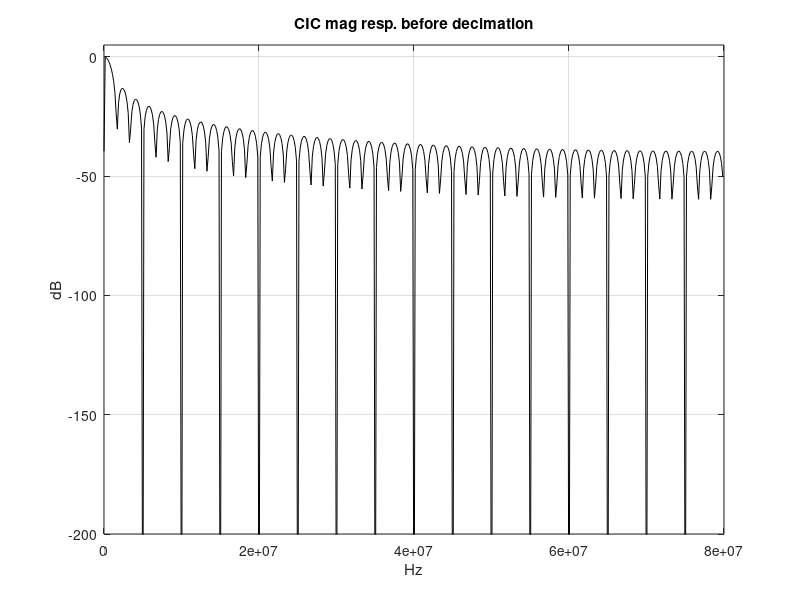

Source code (MATLAB): (Note: this script raises an error after producing the figure.)
close all
clear
clc

% 补偿滤波器阶数，阶数加一等于滤波器系数个数
FIR_Order = 50; 
% 谱线数
Num_Freq_Points = 512; %  256 or 1024
% Set minimum mag. level (in dB) in spectral mag. plots
Threshold = -200; % Minimum dB plot level
%%%%%%%%%%%%%%%%%%%%%%%%%%%%%%%%%%%%%%%%%%%%%
% Define parameters of your desired CIC filter
%%%%%%%%%%%%%%%%%%%%%%%%%%%%%%%%%%%%%%%%%%%%%%
M = 1; % Number of cascaded CIC stages.
R = 4000; % Decimation sample rate-change factor.
N = 1; % Differential delay after sample rate change.
Fs = 160e6; % CIC input sample rate before decimation (Hz).
Fp = 7.5e3; % Final cascaded-filters' passband cutoff freq
Fstop = 15e3;
% (-6 dB mag. point) after decimation (Hz).
disp(' ')
disp(['CIC filter order = ', num2str(M), ' stages'])
disp(['CIC filter input sample rate = ', num2str(Fs), ' Hz'])
disp(['CIC decimation factor R = ', num2str(R)])
disp(['CIC filter output sample rate = ', num2str(Fs/R), ' Hz'])
disp(['Final cascaded-filter -6 dB passband width = ', num2str(Fp), 'Hz'])
disp(['FIR filter number of taps = ', num2str(FIR_Order+1), ' taps'])
% Just for fun, estimate number of taps for a traditional
% tapped-delay line (non-CIC) "Parks-McClellan-designed"
% lowpass FIR filter.
[Taps, W, beta, ftype] = firpmord([Fp, Fstop], [1,0], [0.01, 0.0001], Fs);
disp(['[Equivalent tapped-delay line FIR lowpass filter' ...
    ' requires approximately ', num2str(Taps), ' taps]']), disp(' ')
% Check to see that passband width, Fp, is not too large
if Fp >= 0.5*Fs/R % Half the final output sample rate
    beep, pause(0.5), beep, disp(' ')
    disp('WARNING !'), disp('WARNING !')
    disp(['Fp = ',num2str(Fp),' Hz passband width is too large!'])
    disp(['Fp must be less than one half the final Fs/R = ',...
        num2str(Fs/R) ,' Hz sample rate!'])
    %  Richard Lyons – March, 2020 Page 15
    return % Stop all processing
end

%%%%%%%%%%%%%%%%%%%%%%%%%%%%%%%%%%%%%%%%%%%%%%%%%%%%
%Plot target CIC filter positive-freq. mag. response
%%%%%%%%%%%%%%%%%%%%%%%%%%%%%%%%%%%%%%%%%%%%%%%%%%%%%
% Define frequency vector (Freq) in the range of 0 -to- 0.5
Freq = 0:1/(2*Num_Freq_Points):0.5 -1/(2*Num_Freq_Points);
% CIC filter frequency response equation
Spec_CIC = (sin(pi*Freq*R*N)./sin(pi*Freq)).^M;

Spec_CIC(1) = 1; % Set correct DC (zero Hz) gain
Spec_Mag_CIC = abs(Spec_CIC); %Magnitude
Spec_Mag_CIC = Spec_Mag_CIC/max(Spec_Mag_CIC); % Set max mag. to one
Spec_Mag_dB_CIC = 20*log10(Spec_Mag_CIC); % Decibels
figure(1), clf
Freq_Plot_Axis_1 = (0:Num_Freq_Points-1)*Fs/(2*Num_Freq_Points);
plot(Freq_Plot_Axis_1, Spec_Mag_dB_CIC, '-k')
axis([0, Fs/2, Threshold, 5])
xlabel('Hz'), ylabel('dB'),
title('CIC mag resp. before decimation'), grid on, zoom on
% Determine & plot CIC filter aliasing after decimation
Mainlobe_Indices = 1:round(2*Num_Freq_Points/(R));
Mainlobe = Spec_Mag_dB_CIC(Mainlobe_Indices);
Mainlobe_Flipped = fliplr(Mainlobe);
% Find "aliased-mainlobe < mainlobe" freq indices
Indices = [1]; % Intialize
for Loop = 2:round(2*Num_Freq_Points/(R))
    if Mainlobe(Loop) >= Mainlobe_Flipped(Loop)
        Indices = [Indices, Loop];
    else, end
end
hold on
plot(Freq_Plot_Axis_1(Indices), Mainlobe_Flipped(Indices), '-r')
hold off
text(Fs/R, 0, 'Red shows the most significant')
text(Fs/R, -7, ' (but not the total) CIC filter')
text(Fs/R, -14, ' aliasing after decimation')
%%%%%%%%%%%%%%%%%%%%%%%%%%%%%%%%%%%%%%%%%%%%%
% End of CIC filter design
%%%%%%%%%%%%%%%%%%%%%%%%%%%%%%%%%%%%%%%%%%%%%%
%%%%%%%%%%%%%%%%%%%%%%%%%%%%%%%%%%%%%%%%%%%%%
% Design the FIR compensation filter
%%%%%%%%%%%%%%%%%%%%%%%%%%%%%%%%%%%%%%%%%%%%%%
Num_FIR_Design_Freq_Points = 4*FIR_Order;
FIR_Freq_Vector = linspace(0, 1, Num_FIR_Design_Freq_Points);
% Create freq vector for defining inverse CIC mag. response
% over the FIR compensation filter's 'Fp' passband.
CIC_Freq_vector = 0:round(Num_FIR_Design_Freq_Points*Fp/(Fs/(2*R)));
CIC_Freq_vector = (1/R)*CIC_Freq_vector/Num_FIR_Design_Freq_Points;
% Define an inverse CIC magnitude vector
Inverse_CIC = 1./((1/(R*N)^M)*(sin(pi*CIC_Freq_vector*R*N/2)...
    ./sin(pi*CIC_Freq_vector/2)).^M);
% Inverse_CIC = 1./((1/(R*N)^M)*(sin(pi*CIC_Freq_vector*R*N/2)...
%     ./sin(pi*CIC_Freq_vector/2)).^M);
%  Richard Lyons – March, 2020 Page 16
Inverse_CIC(1) = 1; % Eliminate the NaN first sample
Inverse_CIC(Num_FIR_Design_Freq_Points) = 0;
Freq_Plot_Axis_2 = (0:Num_FIR_Design_Freq_Points-1)*(Fs/(2*R))...
    /(Num_FIR_Design_Freq_Points);
figure(2), clf
plot(Freq_Plot_Axis_2, Inverse_CIC, '-bs', 'markersize', 2)
title('Desired FIR resp.= Blue, Actual FIR resp.= Red')
ylabel('Linear'), xlabel('Hz'), grid on, zoom on
% Compute FIR compensation filter coeffs
FIR_Coeffs = fir2(FIR_Order, FIR_Freq_Vector, ...
    Inverse_CIC, chebwin(FIR_Order+1, 50));
disp(['FIR coefficients = ', num2str(FIR_Coeffs)])
% Compute freq response of a unity-gain FIR Comp. filter
Num_Freq_Points = 512;
Spec_Comp_Filter = fft(FIR_Coeffs, 2*Num_Freq_Points);
Spec_Comp_Filter = Spec_Comp_Filter(1:Num_Freq_Points); % Pos. freqs only
Mag_Comp_Filter = abs(Spec_Comp_Filter);
Mag_dB_Comp_Filter = 20*log10(Mag_Comp_Filter);
%Freq_Plot_Axis_3 = (0:Num_Freq_Points-1)*(Fs/R)/(Num_Freq_Points);
Freq_Plot_Axis_3 = (0:Num_Freq_Points-1)*(Fs/(2*R))/(Num_Freq_Points);
figure(2)
hold on
plot(Freq_Plot_Axis_3, Mag_Comp_Filter, '-r', 'markersize', 2)
hold off
axis([0, Fs/(2*R), 0, 1.2*max(Inverse_CIC)])
figure(3), clf
plot(Freq_Plot_Axis_3, Mag_dB_Comp_Filter)
axis([0, Fs/(2*R), -80, max(Mag_dB_Comp_Filter)+5])
xlabel('Hz'), ylabel('dB')
title('FIR Comp. Filter mag. resp.'), grid on, zoom on
%%%%%%%%%%%%%%%%%%%%%%%%%%%%%%%%%%%%%%%%%%%%%
% End of FIR compensation filter design
%%%%%%%%%%%%%%%%%%%%%%%%%%%%%%%%%%%%%%%%%%%%%%
%%%%%%%%%%%%%%%%%%%%%%%%%%%%%%%%%%%%%%%%%%%%%%%%%%%%%%%%%%%%%%%%
% Multiply the unity-gain FIR comp. filter complex freq response times
% the CIC filter's complex **mainlobe-only** freq response
%%%%%%%%%%%%%%%%%%%%%%%%%%%%%%%%%%%%%%%%%%%%%%%%%%%%%%%%%%%%%%%%%
% Compute CIC filter's mainlobe-only response (using Num_Freq_Points)
CIC_Mainlobe_Freq_vector = 0:Num_Freq_Points -1;
CIC_Mainlobe_Freq_vector = 0.5*(2/R)*...
    CIC_Mainlobe_Freq_vector/Num_Freq_Points;
CIC_Mainlobe = ((1/(R*N))*(sin(pi*CIC_Mainlobe_Freq_vector*R*N/2)...
    ./sin(pi*CIC_Mainlobe_Freq_vector/2))).^M;
CIC_Mainlobe(1) = 1; % Zero Hz

% Compute the frequency magnitude response of the cascaded filters
Cascaded_Filter_Spec_Mag = abs(CIC_Mainlobe...
    .*Spec_Comp_Filter);
%  Richard Lyons – March, 2020 Page 17

% Compute cascaded response in dB for plotting
Cascaded_Filter_Spec_Mag_dB = 20*log10(Cascaded_Filter_Spec_Mag);
Freq_Plot_Axis_3 = (0:Num_Freq_Points-1)*(Fs/(2*R))/(Num_Freq_Points);
% Plot cascaded filters' combined freq. magnitude response
figure(4), clf
subplot(2,1,1)
plot(Freq_Plot_Axis_3, Cascaded_Filter_Spec_Mag_dB, '-k')
hold on
plot(Freq_Plot_Axis_1(1:51), Spec_Mag_dB_CIC(1:51), '-r')
plot(Freq_Plot_Axis_3, Mag_dB_Comp_Filter, '-b')
hold off
axis([0, Fs/(2*R), Threshold, max(Mag_dB_Comp_Filter)+10])
xlabel('Hz'), ylabel('dB')
title('Black = cascaded filter, Blue = comp. filter, Red = CIC')
grid on, zoom on

subplot(2,1,2)
plot(Freq_Plot_Axis_3, Cascaded_Filter_Spec_Mag_dB, '-k')
hold on
plot(Freq_Plot_Axis_1(1:51), Spec_Mag_dB_CIC(1:51), '-r')
plot(Freq_Plot_Axis_3, Mag_dB_Comp_Filter, '-b')
hold off
title('Black = cascaded filter, Blue = comp. filter, Red = CIC')
axis([0, 1.2*Fp, -6-N, max(Mag_dB_Comp_Filter)+2])
xlabel('Hz'), ylabel('dB')
grid on, zoom on
